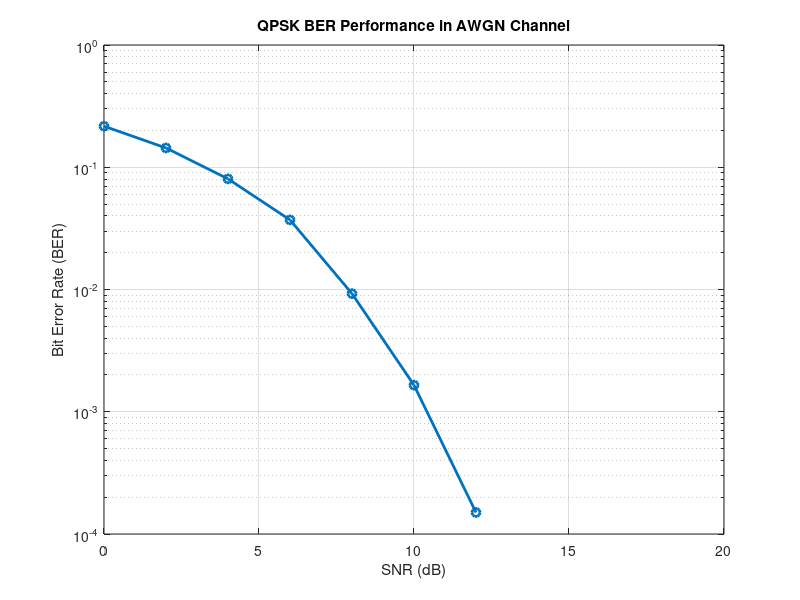
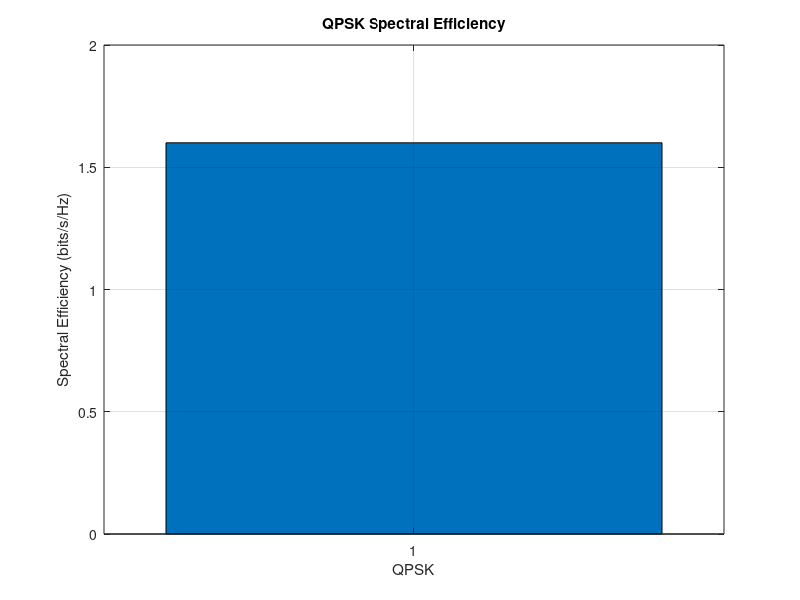

Reproduce these figures in MATLAB, in order.
% =========================================================================
%  Modeling QPSK Modulation Scheme and Evaluating its Performance in Noisy
%  Environments with Spectral Efficiency
%  -------------------------------------------------------------------------
%  Simulates a QPSK system over an AWGN channel, evaluates the Bit Error
%  Rate (BER) across a range of SNR values, and computes the symbol rate,
%  bit rate, bandwidth and spectral efficiency.
%  Requires: Communications Toolbox (pskmod, pskdemod, awgn, de2bi)
% =========================================================================

clc;        % Clear the command window
clear;      % Remove all variables from the workspace
close all;  % Close all open figure windows

% --- Parameters ---
M      = 4;               % QPSK
N      = 10000;           % Number of symbols
SNR_dB = 0:2:20;          % SNR range

Rs    = 10000;            % Symbol rate = 10 ksymbols/sec
alpha = 0.25;             % Roll-off factor

% --- QPSK bits per symbol ---
bits_per_symbol = log2(M);

% --- Bandwidth ---
B = Rs * (1 + alpha);

% --- Bit rate ---
Rb = Rs * bits_per_symbol;

% --- Spectral efficiency ---
SE = Rb / B;

% --- Generate random data ---
data = randi([0 M-1], N, 1);

% --- QPSK Modulation ---
tx = pskmod(data, M, pi/4);

% --- Initialize BER ---
BER = zeros(size(SNR_dB));

%% AWGN Channel
for k = 1:length(SNR_dB)

    % Add AWGN noise
    rx = awgn(tx, SNR_dB(k), 'measured');

    % QPSK Demodulation
    data_rx = pskdemod(rx, M, pi/4);

    % Convert symbols to bits
    tx_bits = de2bi(data,    2, 'left-msb');
    rx_bits = de2bi(data_rx, 2, 'left-msb');

    % Calculate BER
    BER(k) = sum(tx_bits(:) ~= rx_bits(:)) / numel(tx_bits);

end

% --- Display results ---
fprintf('Symbol Rate         = %.2f ksymbols/sec\n', Rs/1000);
fprintf('Bit Rate            = %.2f kbps\n',          Rb/1000);
fprintf('Bandwidth           = %.2f kHz\n',           B/1000);
fprintf('Spectral Efficiency = %.2f bits/sec/Hz\n\n', SE);

disp(' SNR(dB)       BER')
disp([SNR_dB' BER'])

%% Plot BER
figure;
semilogy(SNR_dB, BER, 'o-', 'LineWidth', 2);
grid on;
xlabel('SNR (dB)');
ylabel('Bit Error Rate (BER)');
title('QPSK BER Performance in AWGN Channel');

%% Plot Spectral Efficiency
figure;
bar(SE);
grid on;
xlabel('QPSK');
ylabel('Spectral Efficiency (bits/s/Hz)');
title('QPSK Spectral Efficiency');
